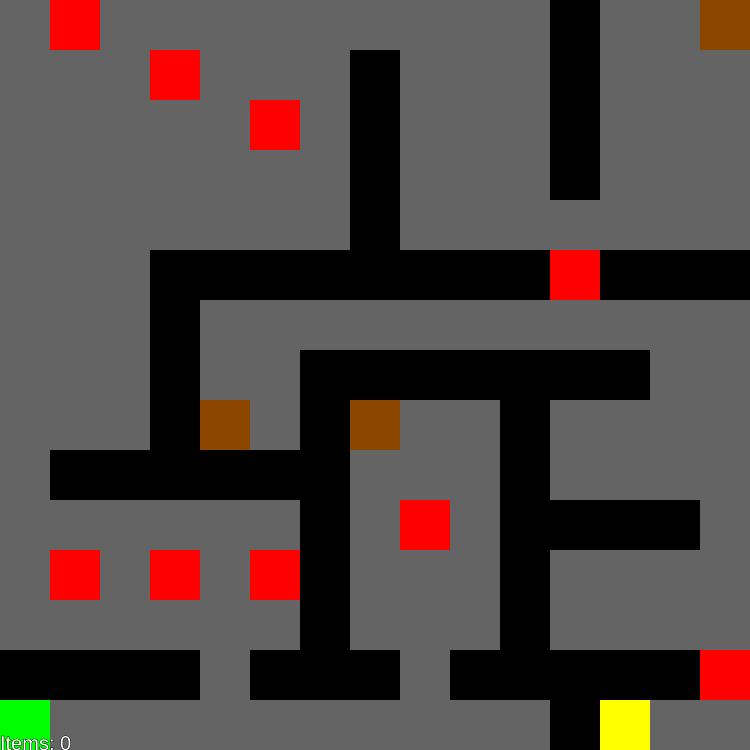
Frame 1 (no input)
Frame 60 (no input): identical to frame 1, image omitted
Frame 120 (the mouse pressed at the canvas centre since frame 60): identical to frame 1, image omitted

The p5.js sketch that drew this single still picture (run headless with seeded random() and noise() and a simulated clock; from frame 60 on, the mouse is pressed at the canvas centre):

// p5.js sketch
// ── sketch.js
/* //<>//
 Nothing = 0,
 Wall = 1,
 Player = 2,
 Enemy = 3,
 Chest = 4,
 Exit = 5
 */

var items = 0;
var currentLevel = 1;                            // Keeps track of the current level
var endPosX = 0;                                 // Keeps track of the x/y of the exit of the level
var endPosY = 0;
var highlighted = 1;                             // Keeps track of which option is highlighted in the enemy encounter
var enemyEncounter = false;                  // Keeps track of if you're on an enemy encounter
var enemyHealth = Math.floor((getRandom(5, 10) + ((currentLevel - 1) * 10)) * 10);      // Floors the player's health
var playerHealth = Math.floor((1 + ((currentLevel - 1) * 0.8)) * 100);        // Floors the enemy's health
var hit = false;                              // Keeps track of if you've hit/missed an attack
var miss = false;
var runFailed = false;

var level = createArray(15, 15);                   // Empty array where the level gets copied to then get edited

var level1 = [                          // Layout of the levels
  [0, 3, 0, 0, 0, 0, 0, 0, 0, 0, 0, 1, 0, 0, 4], 
  [0, 0, 0, 3, 0, 0, 0, 1, 0, 0, 0, 1, 0, 0, 0], 
  [0, 0, 0, 0, 0, 3, 0, 1, 0, 0, 0, 1, 0, 0, 0], 
  [0, 0, 0, 0, 0, 0, 0, 1, 0, 0, 0, 1, 0, 0, 0], 
  [0, 0, 0, 0, 0, 0, 0, 1, 0, 0, 0, 0, 0, 0, 0], 
  [0, 0, 0, 1, 1, 1, 1, 1, 1, 1, 1, 3, 1, 1, 1], 
  [0, 0, 0, 1, 0, 0, 0, 0, 0, 0, 0, 0, 0, 0, 0], 
  [0, 0, 0, 1, 0, 0, 1, 1, 1, 1, 1, 1, 1, 0, 0], 
  [0, 0, 0, 1, 4, 0, 1, 4, 0, 0, 1, 0, 0, 0, 0], 
  [0, 1, 1, 1, 1, 1, 1, 0, 0, 0, 1, 0, 0, 0, 0], 
  [0, 0, 0, 0, 0, 0, 1, 0, 3, 0, 1, 1, 1, 1, 0], 
  [0, 3, 0, 3, 0, 3, 1, 0, 0, 0, 1, 0, 0, 0, 0], 
  [0, 0, 0, 0, 0, 0, 1, 0, 0, 0, 1, 0, 0, 0, 0], 
  [1, 1, 1, 1, 0, 1, 1, 1, 0, 1, 1, 1, 1, 1, 3], 
  [2, 0, 0, 0, 0, 0, 0, 0, 0, 0, 0, 1, 5, 0, 0], 
];

var level2 =  [
  [4, 0, 0, 0, 3, 4, 1, 0, 0, 0, 0, 0, 3, 0, 0], 
  [0, 0, 0, 0, 0, 0, 1, 0, 0, 0, 0, 0, 0, 0, 0], 
  [0, 0, 0, 0, 3, 0, 1, 0, 0, 0, 3, 0, 0, 0, 0], 
  [1, 1, 1, 1, 0, 1, 1, 1, 1, 1, 0, 1, 1, 0, 0], 
  [4, 0, 1, 0, 0, 0, 3, 0, 0, 1, 0, 0, 1, 0, 0], 
  [0, 3, 1, 0, 0, 0, 0, 0, 0, 0, 0, 0, 1, 0, 0], 
  [3, 0, 1, 0, 0, 0, 0, 0, 0, 1, 0, 3, 1, 0, 0], 
  [0, 0, 0, 0, 0, 3, 0, 0, 0, 1, 3, 4, 1, 0, 3], 
  [1, 1, 1, 0, 0, 0, 0, 0, 0, 1, 1, 1, 1, 1, 0], 
  [0, 0, 1, 0, 0, 0, 0, 0, 0, 1, 0, 0, 5, 1, 0], 
  [0, 0, 1, 0, 0, 0, 0, 3, 0, 1, 0, 0, 0, 1, 0], 
  [0, 0, 0, 0, 0, 0, 0, 0, 0, 1, 0, 1, 1, 1, 0], 
  [0, 0, 1, 3, 0, 0, 0, 0, 1, 1, 0, 1, 0, 0, 0], 
  [1, 1, 1, 1, 1, 1, 0, 1, 1, 0, 0, 1, 0, 0, 0], 
  [4, 3, 0, 0, 0, 0, 0, 0, 0, 0, 0, 1, 2, 0, 0], 
];

var cubeSize;

function setup() {
  createCanvas(750, 750);

  cubeSize = width / 15;

  //for (var i = 0; i < cubeSize; i++) [            // Draws a grid (when uncommented)
  //  if (i > 0) [
  //    line(i * cubeSize, 0, i * cubeSize, height);
  //    line(0, i * cubeSize, width, i * cubeSize);
  //  ]
  //]

  copyLevel(level1);    // Copies the entire level to an empty array
}

function draw() {
  background(100);
  noStroke();

  if (enemyEncounter == true) {
    enemyEncounterFunction();    // Triggers an enemy encounter
  } else {
    showLevel();        // Draws the level on the screen, taken from the 'level' array
  }
}

function getRandom(min, max) {
  return Math.random() * (max - min) + min;
}

function copyLevel(a = [[]]) {          // Copies the entire array over to a new array
  for (var i = 0; i < 15; i++) {
    for (var j = 0; j < 15; j++) {
      level[i][j] = a[i][j];
    }
  }
}

function createArray(length) {
  var arr = new Array(length || 0),
      i = length;

  if (arguments.length > 1) {
      var args = Array.prototype.slice.call(arguments, 1);
      while(i--) arr[length-1 - i] = createArray.apply(this, args);
  }

  return arr;
}

function showLevel() {
  for (var i = 0; i < 15; i++) {        // Stores the exit of the level in some variables
    for (var j = 0; j < 15; j++) {
      if (level[i][j] == 5) {
        endPosX = j;
        endPosY = i;
      }

      if (level[i][j] == 1) {          // Draws the walls
        fill(0);
        rect(j * cubeSize, i * cubeSize, cubeSize, cubeSize);
      }

      if (level[i][j] == 2) {        // Draws the player
        fill(0, 255, 0);
        rect(j * cubeSize, i * cubeSize, cubeSize, cubeSize);
      }

      if (level[i][j] == 3) {       // Draws the enemies
        fill(255, 0, 0);
        rect(j * cubeSize, i * cubeSize, cubeSize, cubeSize);
      }

      if (level[i][j] == 4) {      // Draws the chests
        fill(140, 70, 0);
        rect(j * cubeSize, i * cubeSize, cubeSize, cubeSize);
      }

      if (level[i][j] == 5) {        // Draws the exit
        fill(255, 255, 0);
        rect(j * cubeSize, i * cubeSize, cubeSize, cubeSize);
      }
    }
  }

  textAlign(LEFT);            // Draws how many items you have on screen
  fill(255);
  stroke(0);
  textSize(20);
  text("Items: " + items, 0, height);
}

function enemyEncounterFunction() {
  textAlign(CENTER);

  fill(0, 255, 0);          // Draws the player sprite
  rect(50, 300, 200, 200);

  fill(255, 0, 0);          // Draws the enemy sprite
  rect(500, 100, 200, 200);

  fill(0);                 // Draws the player's/enemy's HP
  textSize(50);
  text(playerHealth, 150, 425);
  text(enemyHealth, width - 150, 225);

  stroke(0);
  noFill();
  rect(5, 550, width - 10, 195, 20);    // Draws the dialogue box

  if (hit == true) {              // Draws the hit/miss text
    fill(0);
    textSize(50);
    text("Hit!", width/2, 625);
  } else if (miss == true) {
    fill(0);
    textSize(50);
    text("Miss!", width/2, 625);
   } else {
    if (highlighted == 1) {        // Draws the fight/item/run text and highlights the selected one
      fill(255);
     } else {
      fill(0);
     }

    textSize(50);
    text("Attack", 100, 625);

    if (highlighted == 2) {
      fill(255);
     } else {
      fill(0);
     }

    text("Item", width - 100, 625);
    textSize(30);
    text("(" + items  + ")", width - 100, 650);

    if (highlighted == 3) {
      fill(255);
    } else {
      fill(0);
    }

    textSize(50);
    text("Run", width / 2, 725);
  }

  if (enemyHealth <= 0) {          // Makes you win when enemy's health <= 0
    background(100);
    fill(255);
    text("You won!", width/2, height/2);

    enemyEncounter = false;
    highlighted = 0;
  } else if (playerHealth <= 0) {          // Makes you lose when player's health <= 0
    background(100);
    fill(255);
    text("You lose!", width/2, height/2);
    textSize(30);
    text("Restart the game to start over", width/2, height/2 + 50);

    noLoop();
  }

  if (runFailed == true) {                // Displays text when you pressed run but it failed
    text("Failed!", width/2, height/2);
  }
}

/*
 LEFT: 37
 UP: 38
 RIGHT: 39
 DOWN: 40
 ENTER: 10
 */

function keyPressed() {  
  var playerPosX = 0;  // Stores the initial player position in level 1, later gets updated when pressing the arrow keys to move
  var playerPosY = 14;

  if (enemyEncounter == true) {
    if (highlighted == 1 && keyCode == 39) {      // Moves the highlighted option around in an enemy encounter
      highlighted = 2;
    } else if (highlighted == 2 && keyCode == 37) {
      highlighted = 1;
    } else if (keyCode == 40) {
      highlighted = 3;
    } else if (highlighted == 3 && keyCode == 38) {
      highlighted = 1;
    } else if (highlighted == 3 && keyCode == 37) {
      highlighted = 1;
    } else if (highlighted == 3 && keyCode == 39) {
      highlighted = 2;
    }

    if (hit == true || miss == true) {        // Returns the hit/miss to false once the player presses enter
      hit = false;
      miss = false;
    }

    if (highlighted == 1 && keyCode == 13) {    // Attacks the enemy
      var luck = Math.ceil(getRandom(0, 100));
      var health = Math.ceil(getRandom(0, 15));

      if (luck > 30) {                      // If luck > 30, player hits enemy, else, enemy hits player for a random amount of hp
        enemyHealth -= health;
        hit = true;
        highlighted = 0;
      } else {
        playerHealth -= health;
        miss = true;
        highlighted = 0;
      }
    } else if (highlighted == 2 && items > 0 && keyCode == 13) {      // Uses an item to restore health (if you have one)
      playerHealth += 50;
      items--;
    } else if (highlighted == 3 && keyCode == 13) {                  // Attempts to run
      var luck = Math.ceil(getRandom(0, 100));
      var health = Math.ceil(getRandom(0, 15));

      if (luck > 20) {
        if (runFailed == true) {                          // Restores the runFailed variable back to false if you've already failed to run
          runFailed = false;
        } else {                                          // Ends the enemy encounter, and resets the enemy's health for the next one
          enemyEncounter = false;
          highlighted = 1;

          enemyHealth = Math.floor((getRandom(5, 10) + ((currentLevel - 1) * 10)) * 10);
        }
      } else if (luck <= 20) {
        if (runFailed == true) {                            // Restores the runFailed variable back to false if you've already failed to run
          runFailed = false;
        } else {                                            // Takes some of the player's health if the run failed
          playerHealth -= health;
          
          runFailed = true;                                 // Sets the runFailed variable to true, so that the "Failed" text can appear on screen
        }
      }
    } else if (highlighted == 0) {
      highlighted = 1;
    }

    if (enemyHealth <= 0 && highlighted == 0) {            // Ends the enemy encounter if it's health is <= 0, and resets the enemy's health for the next encounter
      enemyEncounter = false;

      enemyHealth = Math.floor((getRandom(5, 10) + ((currentLevel - 1) * 10)) * 10);        // Floors the enemy's health
    }
  } else {
    if (hit == true || miss == true) {        // Returns the hit/miss to false once the player presses enter
      hit = false;
      miss = false;

      highlighted = 1;
    }


    if (keyCode == 37) {
      for (var i = 0; i < 15; i++) {
        for (var j = 0; j < 15; j++) {
          if (level[i][j] == 2) {      // Stores the current player pos varo the variables
            playerPosX = j;
            playerPosY = i;
          }
        }
      }

      if (playerPosX != 0) {        // Checks if the player isn't next to a wall on the left side
        if (level[playerPosY][playerPosX - 1] == 3) {  // Checks if the space the player wants to move to is an enemy
          enemyEncounter = true;
        } else if (level[playerPosY][playerPosX - 1] == 4) {
          items++;
        }

        if (level[playerPosY][playerPosX - 1] != 1) { // Checks if the space the player is trying to move to (to the left in this case) isn't a wall
          level[playerPosY][playerPosX - 1] = 2;      // Updates the player's position
          level[playerPosY][playerPosX] = 0;

          playerPosX -= 1;
        }
      }
    }

    if (keyCode == 38) {            // Same as above, but for moving up
      for (var i = 0; i < 15; i++) {
        for (var j = 0; j < 15; j++) {
          if (level[i][j] == 2) {
            playerPosX = j;
            playerPosY = i;
          }
        }
      }

      if (playerPosY != 0) {
        if (level[playerPosY - 1][playerPosX] == 3) {
          enemyEncounter = true;
        } else if (level[playerPosY - 1][playerPosX] == 4) {
          items++;
        }

        if (level[playerPosY - 1][playerPosX] != 1) {
          level[playerPosY - 1][playerPosX] = 2;
          level[playerPosY][playerPosX] = 0;

          playerPosY -= 1;
        }
      }
    }

    if (keyCode == 39) {        // Same as above, but for moving right
      for (var i = 0; i < 15; i++) {
        for (var j = 0; j < 15; j++) {
          if (level[i][j] == 2) {
            playerPosX = j;
            playerPosY = i;
          }
        }
      }

      if (playerPosX != 14) {
        if (level[playerPosY][playerPosX + 1] == 3) {
          enemyEncounter = true;
        } else if (level[playerPosY][playerPosX + 1] == 4) {
          items++;
        }

        if (level[playerPosY][playerPosX + 1] != 1) {
          level[playerPosY][playerPosX + 1] = 2;
          level[playerPosY][playerPosX] = 0;

          playerPosX += 1;
        }
      }
    }

    if (keyCode == 40) {          // Same as above, but for moving down
      for (var i = 0; i < 15; i++) {
        for (var j = 0; j < 15; j++) {
          if (level[i][j] == 2) {
            playerPosX = j;
            playerPosY = i;
          }
        }
      }


      if (playerPosY != 14) {
        if (level[playerPosY + 1][playerPosX] == 3) {
          enemyEncounter = true;
        } else if (level[playerPosY + 1][playerPosX] == 4) {
          items++;
        }

        if (level[playerPosY + 1][playerPosX] != 1) {
          level[playerPosY + 1][playerPosX] = 2;
          level[playerPosY][playerPosX] = 0;
          playerPosY += 1;
        }
      }
    }
  }


  if (playerPosX == endPosX && playerPosY == endPosY) {  // Checks if the player is standing on the exit. If so, move on to the next level
    currentLevel++;

    playerHealth = Math.floor((1 + ((currentLevel - 1) * 0.8)) * 100);

    enemyHealth = Math.floor((getRandom(5, 10) + ((currentLevel - 1) * 10)) * 10);        // Floors the enemy's health

    switch(currentLevel) {
    case 1:
      copyLevel(level1);
    case 2:
      copyLevel(level2);
    }
  }
}
